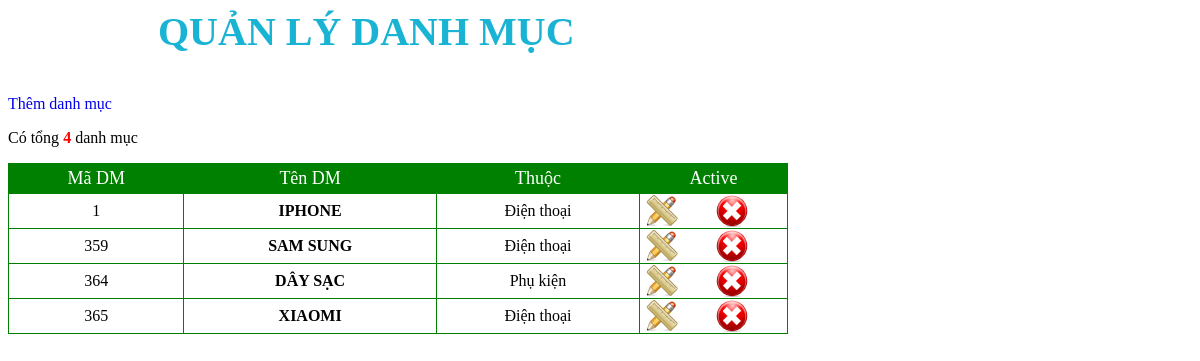
The page /admin/Danhmuc/danhmuc.php on the database its author committed.
### tables this page shows
CREATE TABLE `theloai` (
  `id_tl` int(11) NOT NULL,
  `ten_tl` varchar(50) NOT NULL,
  `dequi` int(11) NOT NULL
);

### admin/Danhmuc/danhmuc.php (the view, shortened to what this page needs)
<!DOCTYPE>
<html>
<head>
<link rel="stylesheet" href="css/admincentent.css" />
</head>
<body>
<?php
	include '../db/ketnoi.php';
	$hienthi = mysqli_query($con,"SELECT * FROM theloai");
	$dem = mysqli_num_rows($hienthi);
?>
<div class="quanlysp">
	<h3>QUẢN LÝ DANH MỤC</h3>
	<a href='?act=themdm' >Thêm danh mục</a><br>
	<p>Có tổng <font color=red><b><?php echo $dem ?></b></font> danh mục</p>
	<form action="" method="post" name="frmTest" onsubmit="if(CheckForm() == false) return false">
		<table>
			<tr class="tieude_hienthi_sp">
				<td>Mã DM</td>
			   <td> Tên DM</td>
				<td>Thuộc </td>
				<td colspan=2>Active</td>
			</tr>
			<?php
				if($dem !="")
				{
					while($bien=mysqli_fetch_array($hienthi))
					{
			?>
			<tr>
				<td><?php echo $bien['id_tl'] ?></td>
				<td>
					<b><?php echo $bien['ten_tl'] ?></b>
				</td>
				<td>
					<?php
						if($bien['dequi'] ==0) {
							echo "Danh mục chính";
						}
						else {
							if($bien['dequi']==1) {
								echo "Điện thoại";
							}
							else {
								echo "Phụ kiện";
							}
						}
					?>
				</td>
				<td class="active_hienthi_sp">
					<p>
						<a href="?act=suadm&madm=<?php echo $bien['id_tl']?>" ><img src="../anh/sua.png" title="Sửa" class="sua"></a>
					</p>
					<?php echo "<p onclick = 'checkdel({$bien['id_tl'] })' ><img src='../anh/xoa.png' title='Xóa' class='delete'></p>" ?>
				</td>
			<?php
					}
				}
				else{
					echo "<tr><td colspan='5'>Không có danh mục nào </td></tr>";
				}
			?>
		</table>
	</form>
</div>
</body>
</html>

### admin/css/admincentent.css (style rules this page uses)
.quanlysp h3 { font-size:40px; padding-left:150px; color:#19B3D3; }
table { text-align:center; width:780px; height:auto; border-collapse:collapse; }
tr td { border:1px solid green; }
tr.tieude_hienthi_sp td { color:white; background: green; height:30px; font-size:18px; }
.active_hienthi_sp a img.sua { float:left; margin-left:5px; }
.active_hienthi_sp p img.delete { cursor:pointer; }
a { text-decoration: none; }

### rows shown on the page
theloai: id_tl "1", ten_tl "IPHONE", dequi "Điện thoại"
theloai: id_tl "359", ten_tl "SAM SUNG", dequi "Điện thoại"
theloai: id_tl "364", ten_tl "DÂY SẠC", dequi "Phụ kiện"
theloai: id_tl "365", ten_tl "XIAOMI", dequi "Điện thoại"

### other values the page prints
$dem "4"
